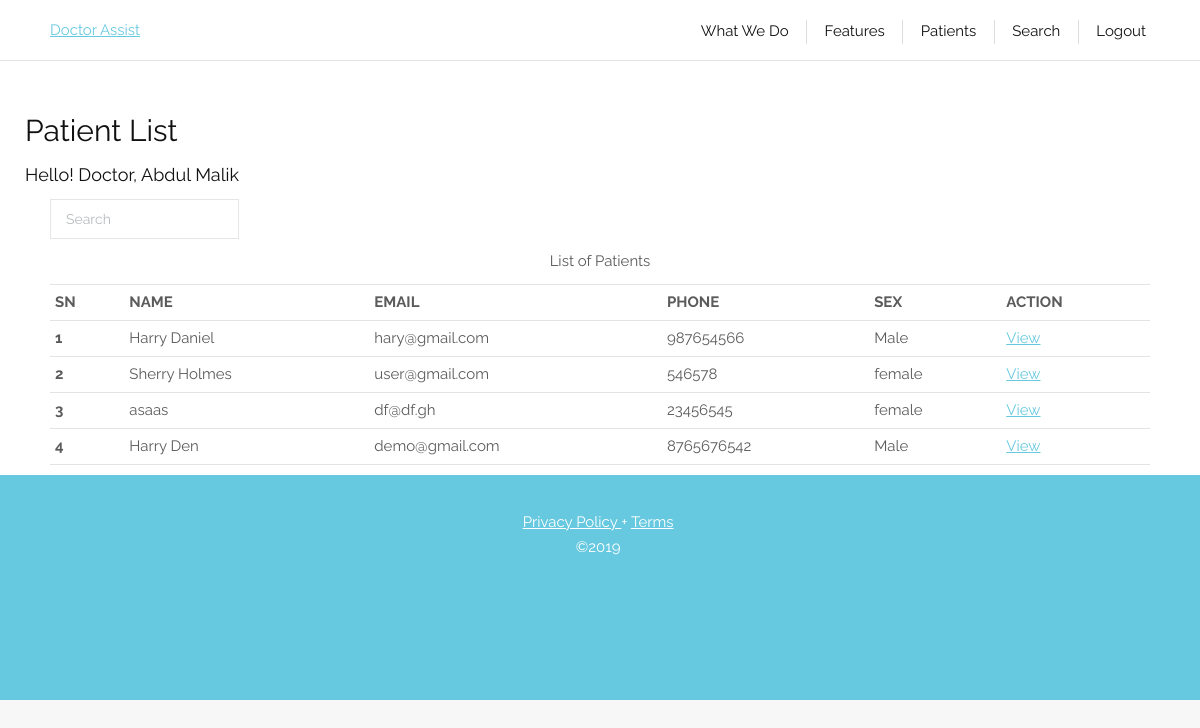
The page /my_patient.php (signed in) on the database its author committed.
### tables this page shows
CREATE TABLE `patient` (
	`id`            INTEGER PRIMARY KEY AUTOINCREMENT,
 `thumbnail`     TEXT,
	`name`          TEXT NOT NULL,
 `date_of_birth` TEXT NOT NULL,
 `sex`           INTEGER NOT NULL,
	`email`         TEXT,
	`phone`         TEXT,
	`address`	TEXT,
	`created_at`	TEXT
);

### connection.php (called while the page is built, shortened)
<?php
$db = new SQLite3('dr_assistant.db');
include "class/user.php";
$user = new User($db);
?>

### class/user.php (called while the page is built, shortened)
<?php
class User
{
public function is_logged_in(){
  if(isset($_SESSION['loggedin']) && $_SESSION['loggedin'] == true){
    return true;
  }
}
}
 ?>

### my_patient.php (the view, shortened to what this page needs)
<?php
include "connection.php";
include 'header.php';
extract($_SESSION);
$result = $db->query('SELECT * FROM patient ');
?>
<div id="main" class="sidebar-none">
  <div class="wf-wrap">
    <div class="wf-container-main">
<h2>Patient List</h2>
<h4><?php echo "Hello! ".$info.', '.$name; ?></h4>
    <div id="content" class="content" role="main">
<form method="get" action="search.php?id=">
                <div class="input-group input-group-search">
                    <input type="text" class="form-control" name="q" aria-label="Search" placeholder="Search"></div>
                  </form>
                  <center>
<table class="table table-responsive">
  <caption>List of Patients</caption>
<thead>
  <tr>
<th scope="col">SN</th>
<th scope="col">NAME</th>
<th scope="col">EMAIL</th>
<th scope="col">PHONE</th>
<th scope="col">SEX</th>
<th scope="col">ACTION</th>
</tr>
</thead>
<tbody>
<?php
for ($i = 1; $row = $result->fetchArray(); $i++) {?>
<tr>
<th scope="row"><?php echo $i; ?></td>
<td><?php echo $row['name']; ?></td>
<td><?php echo $row['email']; ?></td>
<td><?php echo $row['phone']; ?></td>
<td><?php if ( $row['sex']==1) {
  echo "Male";
}elseif ($row['sex']==2) {
  echo "female";
} else {
  echo "Not specified";
};?></td>
<td><a href="view_patient.php?id=<?php echo $row['id']; ?>">View</a></td>
</tr>
<?php }
 ?>
</tbody>
</table>
</center>
<?php include 'footer.php'; ?>

### header.php (shortened to what this page needs)
<!DOCTYPE html>
<html lang="en-US" prefix="og: http://ogp.me/ns#" class="js supports no-forcetouch cssanimations cssfilters csstransforms csstransforms3d csstransitions no-touchevents mobile-false js_active  vc_desktop  vc_transform  vc_transform  not-iOS" style="">
<head>
<link rel="stylesheet" id="rs-plugin-settings-css" href="css/settings.css?x81078" type="text/css" media="all">
<link rel="stylesheet" id="dhvc-form-font-awesome-css" href="css/font-awesome.min.css?x81078" type="text/css" media="all">
<link rel="stylesheet" id="dhvc-form-css" href="css/style.css?x81078" type="text/css" media="all">
<link rel="stylesheet" id="js_composer_front-css" href="css/js_composer.min.css?x81078" type="text/css" media="all">
<link rel="stylesheet" id="js_composer_custom_css-css" href="//www.druglist.ng/wp-content/uploads/js_composer/custom.css?x81078" type="text/css" media="all">
<link rel="stylesheet" id="dt-main-css" href="css/main.min.css?x81078" type="text/css" media="all">
<link rel="stylesheet" id="dt-awsome-fonts-css" href="css/font-awesome.min.css?x81078" type="text/css" media="all">
<link rel="stylesheet" id="dt-fontello-css" href="css/fontello.min.css?x81078" type="text/css" media="all">
<link rel="stylesheet" id="the7pt-static-css" href="css/post-type.css?x81078" type="text/css" media="all">
<link rel="stylesheet" id="dt-custom.less-css" href="css/custom-7750d08d71.css?x81078" type="text/css" media="all">
<link rel="stylesheet" id="dt-media.less-css" href="css/media-7750d08d71.css?x81078" type="text/css" media="all">
<link rel="stylesheet" id="the7pt.less-css" href="css/post-type-dynamic-7750d08d71.css?x81078" type="text/css" media="all">
<link rel="stylesheet" id="style-css" href="css/style.css?x81078" type="text/css" media="all">
<link rel="stylesheet" id="bsf-Defaults-css" href="css/Defaults.css?x81078" type="text/css" media="all">
<link rel="stylesheet" id="ultimate-style-min-css" href="css/ultimate.min.css?x81078" type="text/css" media="all">
</head>
<body data-rsssl="1" class="home page-template-default page page-id-5 slideshow-on large-hover-icons overlay-cursor-on srcset-enabled btn-flat
custom-btn-color custom-btn-hover-color contact-form-material semitransparent-bullets bold-icons phantom-fade
phantom-line-decoration phantom-custom-logo-on floating-mobile-menu-icon top-header first-switch-logo-left
first-switch-menu-right second-switch-logo-left second-switch-menu-right right-mobile-menu layzr-loading-on
wpb-js-composer js-comp-ver-4.12.1 vc_responsive semitransparent-portfolio-icons album-minuatures-style-2 is-webkit
no-mobile closed-overlay-mobile-header phantom-off">
<div id="page" class="closed-mobile-header">
<div class="masthead inline-header right widgets full-height dividers line-decoration dt-parent-menu-clickable show-device-logo show-mobile-logo" role="banner" style="transform: translateY(0px);">
	<header class="header-bar">
						<div class="branding">
					<a href="./">Doctor Assist</a>
				</div>
		<ul id="primary-menu" class="main-nav underline-decoration upwards-line outside-item-remove-margin" role="menu">
      <li class="menu-item menu-item-type-custom menu-item-object-custom current-menu-item current_page_item menu-item-home menu-item-323 act first">
        <a href="#whatwedo" data-level="1"><span class="menu-item-text"><span class="menu-text">What We Do</span></span></a></li>
      <li class="features-menu menu-item menu-item-type-custom menu-item-object-custom current-menu-item current_page_item menu-item-home menu-item-324 act">
        <a href="#features" data-level="1"><span class="menu-item-text"><span class="menu-text">Features</span></span></a></li>
				<li class="menu-item menu-item-type-custom menu-item-object-custom current-menu-item current_page_item menu-item-home menu-item-323 act first">
					<a href="my_patient.php" data-level="1"><span class="menu-item-text"><span class="menu-text">Patients</span></span></a></li>
      <li class="menu-item menu-item-type-custom menu-item-object-custom menu-item-313">
				<a href="search.php" data-level="1"><span class="menu-item-text"><span class="menu-text">Search</span></span></a></li>
        <li class="menu-item menu-item-type-post_type menu-item-object-page menu-item-118">
    <?php if($user->is_logged_in()){?>
    			<a href="logout.php" data-level="1"><span class="menu-item-text"><span class="menu-text">Logout</span></span></a>
    	<?php	}else {?>
    		<a href="login.php" data-level="1"><span class="menu-item-text"><span class="menu-text">login</span></span></a>
    	<?php }?>
    	</li></ul>
	</header>
  </div>

### footer.php (shortened to what this page needs)
<div class="vc_row wpb_row vc_row-fluid vc_custom_1496822801642 ult-vc-hide-row vc_row-has-fill" data-rtl="false" data-row-effect-mobile-disable="true" style="position: relative;">
	<div class="upb_row_bg" data-bg-override="full" style="background: rgb(103, 201, 224); min-width: 1349px; left: -84.5px; width: 1349px;"></div>
<div class="wpb_column vc_column_container vc_col-sm-2">
	<div class="vc_column-inner ">
	</div>
</div>
<div class="wpb_column vc_column_container vc_col-sm-8">
	<div class="vc_column-inner ">
		<div class="wpb_wrapper">
			<div class="vc_row wpb_row vc_inner vc_row-fluid">
				<div class="wpb_column vc_column_container vc_col-sm-12">
					<div class="vc_column-inner ">
						<div class="wpb_wrapper">
	<div class="wpb_text_column wpb_content_element ">
		<div class="wpb_wrapper">
			<p style="text-align: center;"><span style="color: #ffffff;"><a style="color: #ffffff;" href="http://privacy%20policy/">Privacy Policy </a>+ <a style="color: #ffffff;" href="http://terms/">Terms</a>&nbsp;</span><br>
<span style="color: #ffffff;">©2019&nbsp;</span></p>
		</div>
	</div>
</div></div></div></div></div></div></div>
<div class="wpb_column vc_column_container vc_col-sm-2">
	<div class="vc_column-inner "><div class="wpb_wrapper"></div>
</div></div></div>
			</div>
			</div>
		</div>
	</div>
<footer id="footer" class="footer solid-bg">
    <div class="wf-wrap">
      <div class="wf-container-footer">
        <div class="wf-container">
          <section id="text-2" class="widget widget_text wf-cell wf-1-4">			<div class="textwidget"><meta name="msvalidate.01" content="F3082D3A9CA988ED6E3F1EABC2E1B2C1"></div>
  </section>
        </div>
      </div>
    </div>
</footer>
</div>
</body></html>

### css/media-7750d08d71.css (style rules this page uses)
@media screen and (min-width: 768px) { .masthead:not(.side-header):not(.full-width):not(.side-header-v-stroke):not(.side-header-menu-icon), .side-header .mobile-header-bar, .wf-wrap { padding: 0 50px; } }
@media screen and (min-width: 768px) { .masthead:not(.side-header):not(.side-header-menu-icon) .top-bar, .masthead:not(.side-header):not(.side-header-menu-icon) .header-bar, .masthead:not(.side-header):not(.side-header-menu-icon) .mobile-header-bar { max-width: calc(1250px - 100px); } }
@media screen and (min-width: 768px) { .wf-container, .wf-container-main { margin: 0 -25px; } }
@media screen and (min-width: 768px) { .wf-cell, .wf-usr-cell, .content, .sidebar { padding: 0 25px; } }
@media only screen and (min-device-width: 768px) and (max-device-width: 1024px) { body:after { content: 'tablet'; display: none; } }

### header.php (style rules this page uses)
.masthead:not(.side-header):not(.mixed-header) .header-bar, .header-space { max-height: 60px !important; min-height: 60px !important; }
.main-nav > li.act > a .menu-text, .main-nav > li.act > a .subtitle-text { color: #111111; }
.upwards-line > li > a .menu-item-text:before { display: none; }
.vc_custom_1496822801642 { margin-bottom: -50px !important; }

### rows shown on the page
patient: name "Harry Daniel", email "hary@gmail.com", phone "987654566", sex "Male"
patient: name "Sherry Holmes", email "user@gmail.com", phone "546578", sex "female"
patient: name "asaas", email "df@df.gh", phone "23456545", sex "female"
patient: name "Harry Den", email "demo@gmail.com", phone "8765676542", sex "Male"

### other values the page prints
$info "Doctor"
$name "Abdul Malik"
